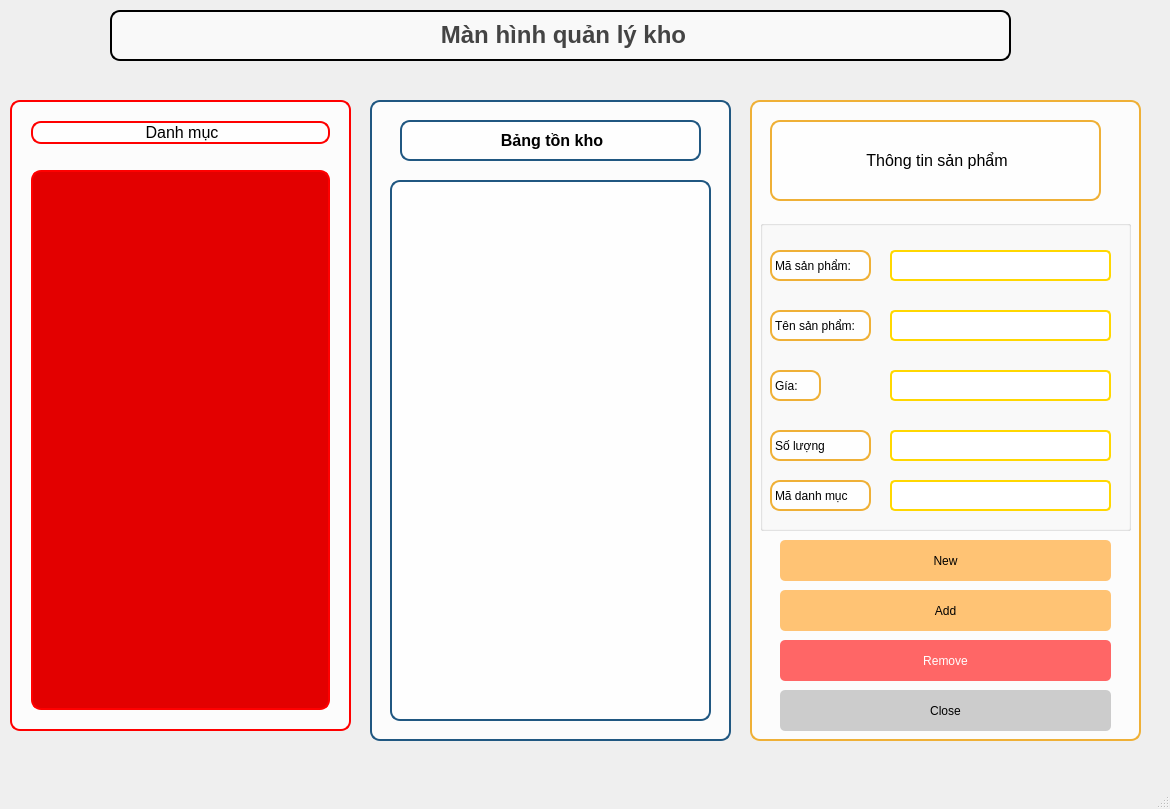
<?xml version="1.0" encoding="UTF-8"?>
<ui version="4.0">
 <class>MainWindow</class>
 <widget class="QMainWindow" name="MainWindow">
  <property name="geometry">
   <rect>
    <x>0</x>
    <y>0</y>
    <width>1170</width>
    <height>809</height>
   </rect>
  </property>
  <property name="windowTitle">
   <string>MainWindow</string>
  </property>
  <property name="styleSheet">
   <string notr="true">
          QFrame {
              background-color: rgba(255, 255, 255, 0.8);
              border: 2px solid #99FFDD;
              border-radius: 10px;
              margin: 10px;
          }
         </string>
  </property>
  <widget class="QWidget" name="centralwidget">
   <widget class="QLabel" name="label">
    <property name="geometry">
     <rect>
      <x>100</x>
      <y>0</y>
      <width>921</width>
      <height>71</height>
     </rect>
    </property>
    <property name="styleSheet">
     <string notr="true">QLabel {
	color: rgb(0, 0, 0);
    font-size: 24px;
    font-weight: bold;
    color: #444444;
    margin: 10px;
    background-color: rgba(255,255,255,0.6);
    border-radius: 10px;
    padding: 5px 10px;
    border: 2px solid #000000; /* Viền đen */
}
</string>
    </property>
    <property name="text">
     <string>&lt;html&gt;&lt;head/&gt;&lt;body&gt;&lt;p align=&quot;center&quot;&gt;&lt;span style=&quot; font-size:18pt;&quot;&gt;Màn hình  quản lý kho&lt;/span&gt;&lt;/p&gt;&lt;/body&gt;&lt;/html&gt;</string>
    </property>
   </widget>
   <widget class="QFrame" name="frame">
    <property name="geometry">
     <rect>
      <x>0</x>
      <y>90</y>
      <width>361</width>
      <height>651</height>
     </rect>
    </property>
    <property name="styleSheet">
     <string notr="true">QFrame {
    background-color: rgba(255, 255, 255, 0.8);
    border: 2px solid #FF0000; /* Màu đỏ */
    border-radius: 10px;
    margin: 10px;
}
</string>
    </property>
    <property name="frameShape">
     <enum>QFrame::StyledPanel</enum>
    </property>
    <property name="frameShadow">
     <enum>QFrame::Raised</enum>
    </property>
    <layout class="QVBoxLayout" name="verticalLayout">
     <item>
      <widget class="QLabel" name="label_2">
       <property name="styleSheet">
        <string notr="true">color: rgb(0, 0, 0);
             QLabel {
                 font-size: 16px;
                 font-weight: bold;
                 margin: 5px;
             }
            </string>
       </property>
       <property name="text">
        <string>&lt;html&gt;&lt;head/&gt;&lt;body&gt;&lt;p align=&quot;center&quot;&gt;&lt;span style=&quot; font-size:12pt;&quot;&gt;Danh mục&lt;/span&gt;&lt;/p&gt;&lt;/body&gt;&lt;/html&gt;</string>
       </property>
      </widget>
     </item>
     <item>
      <widget class="QListWidget" name="listWidget">
       <property name="styleSheet">
        <string notr="true">background-color: rgb(255, 34, 14);
color: rgb(0, 0, 0);
background-color: rgb(227, 0, 0);</string>
       </property>
      </widget>
     </item>
    </layout>
   </widget>
   <widget class="QFrame" name="frame_2">
    <property name="geometry">
     <rect>
      <x>360</x>
      <y>90</y>
      <width>381</width>
      <height>661</height>
     </rect>
    </property>
    <property name="styleSheet">
     <string notr="true">QFrame {
    background-color: rgba(255, 255, 255, 0.8);
    border: 2px solid #205781; /* Màu đỏ */
    border-radius: 10px;
    margin: 10px;
}
</string>
    </property>
    <property name="frameShape">
     <enum>QFrame::StyledPanel</enum>
    </property>
    <property name="frameShadow">
     <enum>QFrame::Raised</enum>
    </property>
    <widget class="QLabel" name="label_3">
     <property name="geometry">
      <rect>
       <x>30</x>
       <y>20</y>
       <width>321</width>
       <height>61</height>
      </rect>
     </property>
     <property name="styleSheet">
      <string notr="true">color: rgb(0, 0, 0);</string>
     </property>
     <property name="text">
      <string>&lt;html&gt;&lt;head/&gt;&lt;body&gt;&lt;p align=&quot;center&quot;&gt;&lt;span style=&quot; font-size:12pt; font-weight:600;&quot;&gt;Bảng tồn kho&lt;/span&gt;&lt;/p&gt;&lt;/body&gt;&lt;/html&gt;</string>
     </property>
    </widget>
    <widget class="QTableWidget" name="tableWidget">
     <property name="geometry">
      <rect>
       <x>20</x>
       <y>80</y>
       <width>341</width>
       <height>561</height>
      </rect>
     </property>
     <property name="styleSheet">
      <string notr="true">color: rgb(0, 0, 0);</string>
     </property>
    </widget>
   </widget>
   <widget class="QFrame" name="frame_3">
    <property name="geometry">
     <rect>
      <x>740</x>
      <y>90</y>
      <width>411</width>
      <height>661</height>
     </rect>
    </property>
    <property name="styleSheet">
     <string notr="true">QFrame {
    background-color: rgba(255, 255, 255, 0.8);
    border: 2px solid #EFB036; /* Màu đỏ */
    border-radius: 10px;
    margin: 10px;
}
</string>
    </property>
    <property name="frameShape">
     <enum>QFrame::StyledPanel</enum>
    </property>
    <property name="frameShadow">
     <enum>QFrame::Raised</enum>
    </property>
    <widget class="QLabel" name="label_4">
     <property name="geometry">
      <rect>
       <x>20</x>
       <y>20</y>
       <width>351</width>
       <height>101</height>
      </rect>
     </property>
     <property name="styleSheet">
      <string notr="true">color: rgb(0, 0, 0);
             QLabel {
                 font-size: 16px;
                 font-weight: bold;
                 margin: 5px;
             }
            </string>
     </property>
     <property name="text">
      <string>&lt;html&gt;&lt;head/&gt;&lt;body&gt;&lt;p align=&quot;center&quot;&gt;&lt;span style=&quot; font-size:12pt;&quot;&gt;Thông tin sản phẩm&lt;/span&gt;&lt;/p&gt;&lt;/body&gt;&lt;/html&gt;</string>
     </property>
    </widget>
    <widget class="QGroupBox" name="groupBox">
     <property name="geometry">
      <rect>
       <x>20</x>
       <y>130</y>
       <width>371</width>
       <height>311</height>
      </rect>
     </property>
     <property name="styleSheet">
      <string notr="true">color: rgb(0, 0, 0);</string>
     </property>
     <property name="title">
      <string/>
     </property>
     <widget class="QLabel" name="label_5">
      <property name="geometry">
       <rect>
        <x>0</x>
        <y>20</y>
        <width>121</width>
        <height>51</height>
       </rect>
      </property>
      <property name="styleSheet">
       <string notr="true">color: rgb(0, 0, 0);</string>
      </property>
      <property name="text">
       <string>Mã sản phẩm:</string>
      </property>
     </widget>
     <widget class="QLineEdit" name="lineEdit">
      <property name="geometry">
       <rect>
        <x>130</x>
        <y>30</y>
        <width>221</width>
        <height>31</height>
       </rect>
      </property>
      <property name="styleSheet">
       <string notr="true">QLineEdit {
	color: rgb(0, 0, 0);
    border: 2px solid #FFD700; /* #FFD700 là mã màu vàng (Gold) */
    border-radius: 5px;
    background-color: #FFFFFF; /* nền trắng */
}</string>
      </property>
     </widget>
     <widget class="QLabel" name="label_6">
      <property name="geometry">
       <rect>
        <x>0</x>
        <y>80</y>
        <width>121</width>
        <height>51</height>
       </rect>
      </property>
      <property name="styleSheet">
       <string notr="true">color: rgb(0, 0, 0);</string>
      </property>
      <property name="text">
       <string>Tên sản phẩm:</string>
      </property>
     </widget>
     <widget class="QLabel" name="label_7">
      <property name="geometry">
       <rect>
        <x>0</x>
        <y>140</y>
        <width>71</width>
        <height>51</height>
       </rect>
      </property>
      <property name="styleSheet">
       <string notr="true">color: rgb(0, 0, 0);
color: rgb(0, 0, 0);</string>
      </property>
      <property name="text">
       <string>Gía:</string>
      </property>
     </widget>
     <widget class="QLabel" name="label_8">
      <property name="geometry">
       <rect>
        <x>0</x>
        <y>200</y>
        <width>121</width>
        <height>51</height>
       </rect>
      </property>
      <property name="styleSheet">
       <string notr="true">color: rgb(0, 0, 0);</string>
      </property>
      <property name="text">
       <string>Số lượng</string>
      </property>
     </widget>
     <widget class="QLabel" name="label_9">
      <property name="geometry">
       <rect>
        <x>0</x>
        <y>250</y>
        <width>121</width>
        <height>51</height>
       </rect>
      </property>
      <property name="text">
       <string>Mã danh mục</string>
      </property>
     </widget>
     <widget class="QLineEdit" name="lineEdit_2">
      <property name="geometry">
       <rect>
        <x>130</x>
        <y>90</y>
        <width>221</width>
        <height>31</height>
       </rect>
      </property>
      <property name="styleSheet">
       <string notr="true">QLineEdit {
	color: rgb(0, 0, 0);
    border: 2px solid #FFD700; /* #FFD700 là mã màu vàng (Gold) */
    border-radius: 5px;
    background-color: #FFFFFF; /* nền trắng */
}</string>
      </property>
     </widget>
     <widget class="QLineEdit" name="lineEdit_3">
      <property name="geometry">
       <rect>
        <x>130</x>
        <y>150</y>
        <width>221</width>
        <height>31</height>
       </rect>
      </property>
      <property name="styleSheet">
       <string notr="true">QLineEdit {
	color: rgb(0, 0, 0);
    border: 2px solid #FFD700; /* #FFD700 là mã màu vàng (Gold) */
    border-radius: 5px;
    background-color: #FFFFFF; /* nền trắng */
}</string>
      </property>
     </widget>
     <widget class="QLineEdit" name="lineEdit_4">
      <property name="geometry">
       <rect>
        <x>130</x>
        <y>210</y>
        <width>221</width>
        <height>31</height>
       </rect>
      </property>
      <property name="styleSheet">
       <string notr="true">QLineEdit {
    border: 2px solid #FFD700; /* #FFD700 là mã màu vàng (Gold) */
    border-radius: 5px;
    background-color: #FFFFFF; /* nền trắng */
}</string>
      </property>
     </widget>
     <widget class="QLineEdit" name="lineEdit_5">
      <property name="geometry">
       <rect>
        <x>130</x>
        <y>260</y>
        <width>221</width>
        <height>31</height>
       </rect>
      </property>
      <property name="styleSheet">
       <string notr="true">QLineEdit {
    border: 2px solid #FFD700; /* #FFD700 là mã màu vàng (Gold) */
    border-radius: 5px;
    background-color: #FFFFFF; /* nền trắng */
}</string>
      </property>
     </widget>
    </widget>
    <widget class="QPushButton" name="pushButton">
     <property name="geometry">
      <rect>
       <x>40</x>
       <y>450</y>
       <width>331</width>
       <height>41</height>
      </rect>
     </property>
     <property name="styleSheet">
      <string notr="true">QPushButton {
	color: rgb(0, 0, 0);
	font: 12pt &quot;MS Shell Dlg 2&quot;;
	color: rgb(255, 255, 255);
                 background-color: #FFC374;
                 color: black;
                 border-radius: 5px;
                 padding: 8px;
             }
             QPushButton:hover {
                 background-color: #FFC374;
             }
             QPushButton:pressed {
                 background-color: #497D74;
             }</string>
     </property>
     <property name="text">
      <string>New</string>
     </property>
    </widget>
    <widget class="QPushButton" name="pushButton_2">
     <property name="geometry">
      <rect>
       <x>40</x>
       <y>500</y>
       <width>331</width>
       <height>41</height>
      </rect>
     </property>
     <property name="styleSheet">
      <string notr="true">QPushButton {
	color: rgb(0, 0, 0);
	font: 12pt &quot;MS Shell Dlg 2&quot;;
	color: rgb(255, 255, 255);
                 background-color: #FFC374;
                 color: black;
                 border-radius: 5px;
                 padding: 8px;
             }
             QPushButton:hover {
                 background-color: #FFC374;
             }
             QPushButton:pressed {
                 background-color: #497D74;
             }</string>
     </property>
     <property name="text">
      <string>Add</string>
     </property>
    </widget>
    <widget class="QPushButton" name="pushButton_3">
     <property name="geometry">
      <rect>
       <x>40</x>
       <y>550</y>
       <width>331</width>
       <height>41</height>
      </rect>
     </property>
     <property name="styleSheet">
      <string notr="true">
             QPushButton {
                 background-color: #FF6666;
                 color: white;
                 border-radius: 5px;
                 padding: 8px;
             }
             QPushButton:hover {
                 background-color: #FF3333;
             }
             QPushButton:pressed {
                 background-color: #CC0000;
             }
            </string>
     </property>
     <property name="text">
      <string>Remove</string>
     </property>
    </widget>
    <widget class="QPushButton" name="pushButton_4">
     <property name="geometry">
      <rect>
       <x>40</x>
       <y>600</y>
       <width>331</width>
       <height>41</height>
      </rect>
     </property>
     <property name="styleSheet">
      <string notr="true">
             QPushButton {
                 background-color: #CCCCCC;
                 color: black;
                 border-radius: 5px;
                 padding: 8px;
             }
             QPushButton:hover {
                 background-color: #AAAAAA;
             }
             QPushButton:pressed {
                 background-color: #888888;
             }
            </string>
     </property>
     <property name="text">
      <string>Close</string>
     </property>
    </widget>
   </widget>
  </widget>
  <widget class="QMenuBar" name="menubar">
   <property name="geometry">
    <rect>
     <x>0</x>
     <y>0</y>
     <width>1170</width>
     <height>26</height>
    </rect>
   </property>
  </widget>
  <widget class="QStatusBar" name="statusbar"/>
 </widget>
 <resources/>
 <connections/>
</ui>
